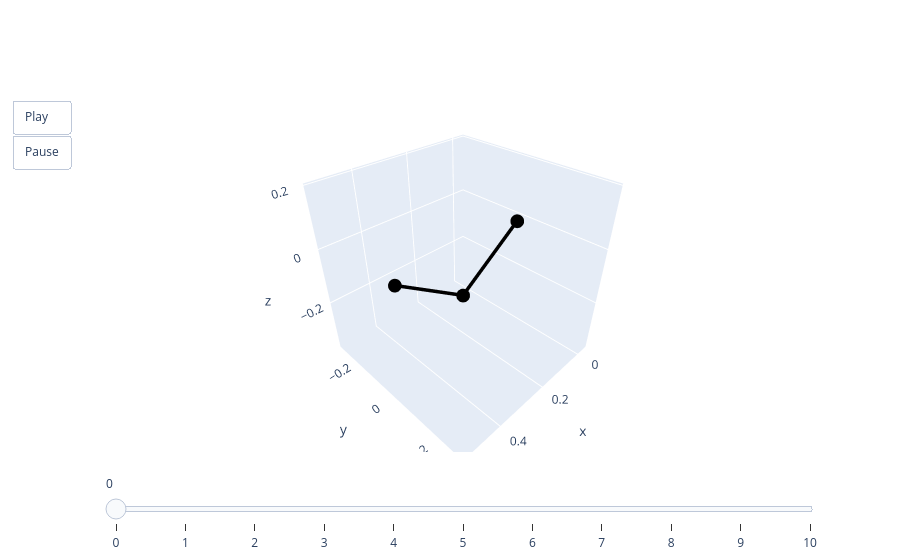

Notebook cell for this chart:
### Code cell
animate(valid.qs)

### Figure 1 — Plotly figure (JSON) as saved in the notebook; plotly's stock layout.template omitted (floating-point values rounded to 4 significant figures)
{"data": [{"line": {"color": "black", "width": 7}, "mode": "lines+markers", "type": "scatter3d", "x": [0, 0.25, 0.5], "y": [0, 3.617e-12, 0], "z": [0, -0.1699, 0]}], "layout": {"scene": {"aspectmode": "cube", "xaxis": {"autorange": false, "range": [-0.05, 0.55]}, "yaxis": {"autorange": false, "range": [-0.3, 0.3]}, "zaxis": {"autorange": false, "range": [-0.395, 0.205]}}, "sliders": [{"steps": [{"args": [["0"], {"frame": {"duration": 0, "redraw": true}, "mode": "immediate"}], "label": "0", "method": "animate"}, {"args": [["1"], {"frame": {"duration": 0, "redraw": true}, "mode": "immediate"}], "label": "1", "method": "animate"}, {"args": [["2"], {"frame": {"duration": 0, "redraw": true}, "mode": "immediate"}], "label": "2", "method": "animate"}, {"args": [["3"], {"frame": {"duration": 0, "redraw": true}, "mode": "immediate"}], "label": "3", "method": "animate"}, {"args": [["4"], {"frame": {"duration": 0, "redraw": true}, "mode": "immediate"}], "label": "4", "method": "animate"}, {"args": [["5"], {"frame": {"duration": 0, "redraw": true}, "mode": "immediate"}], "label": "5", "method": "animate"}, {"args": [["6"], {"frame": {"duration": 0, "redraw": true}, "mode": "immediate"}], "label": "6", "method": "animate"}, {"args": [["7"], {"frame": {"duration": 0, "redraw": true}, "mode": "immediate"}], "label": "7", "method": "animate"}, {"args": [["8"], {"frame": {"duration": 0, "redraw": true}, "mode": "immediate"}], "label": "8", "method": "animate"}, {"args": [["9"], {"frame": {"duration": 0, "redraw": true}, "mode": "immediate"}], "label": "9", "method": "animate"}, {"args": [["10"], {"frame": {"duration": 0, "redraw": true}, "mode": "immediate"}], "label": "10", "method": "animate"}]}], "updatemenus": [{"buttons": [{"args": [null, {"frame": {"duration": 50, "redraw": true}, "fromcurrent": true}], "label": "Play", "method": "animate"}, {"args": [[null], {"frame": {"duration": 0, "redraw": true}, "mode": "immediate"}], "label": "Pause", "method": "animate"}], "showactive": false, "type": "buttons"}]}}
